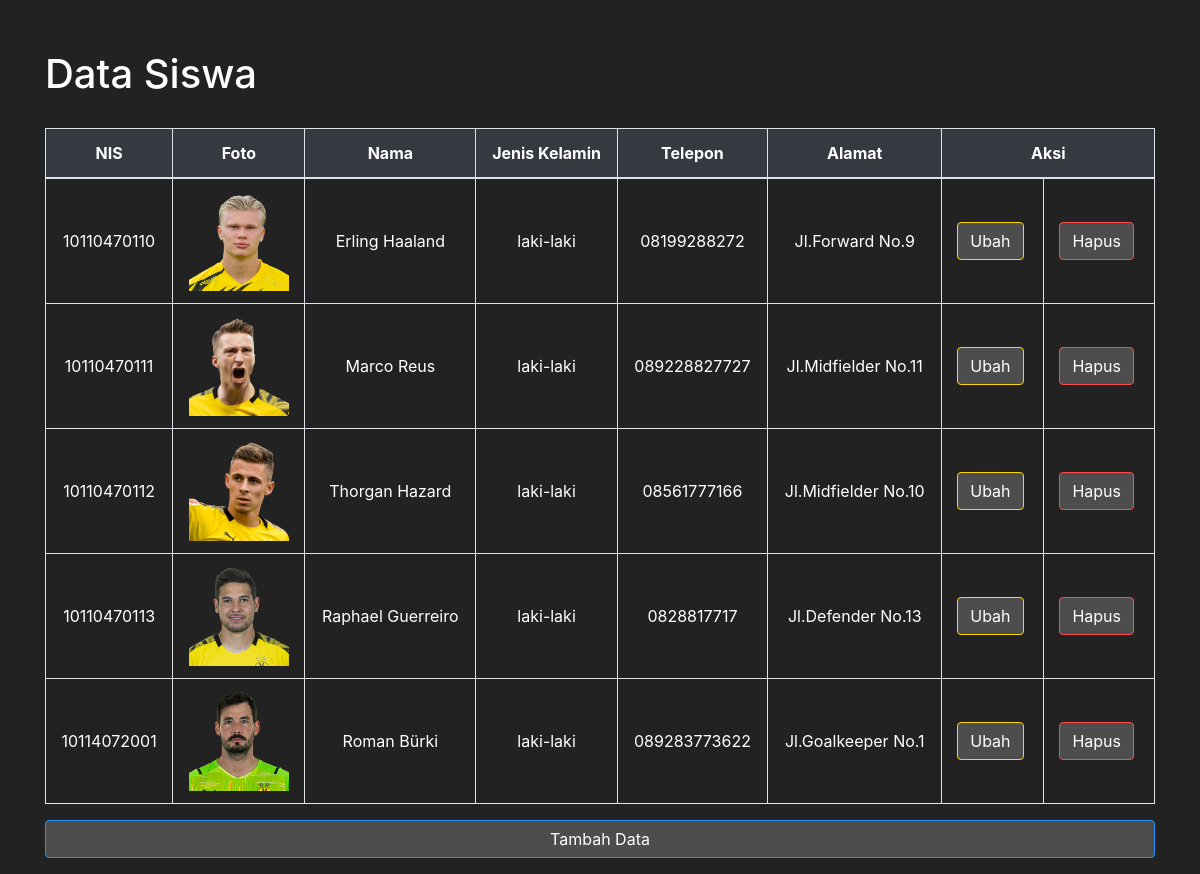
The page / on the database its author committed.
### tables this page shows
CREATE TABLE `siswa` (
  `id` int(11) NOT NULL,
  `nis` varchar(11) NOT NULL,
  `nama` varchar(50) NOT NULL,
  `jenis_kelamin` varchar(10) NOT NULL,
  `telp` varchar(15) NOT NULL,
  `alamat` text NOT NULL,
  `foto` varchar(200) NOT NULL
);

### index.php (the view, shortened to what this page needs)
<!DOCTYPE html>
<html>
<head>
	<link rel="stylesheet" href="https://maxcdn.bootstrapcdn.com/bootstrap/4.0.0/css/bootstrap.min.css">
</head>
<body>
	<div class="container">
		<h1>Data Siswa</h1>
		<table class="table table-bordered">
		<thead>
		<tr>
		<th>NIS</th>
		<th>Foto</th>
		<th>Nama</th>
		<th>Jenis Kelamin</th>
		<th>Telepon</>
		<th>Alamat</th>
		<th colspan="2">Aksi</th>
		</tr>
		</thead>
		<tbody>
		<?php
		include "koneksi.php";
		$sql = $pdo->prepare("SELECT * FROM siswa");
		$sql->execute();
		while($data = $sql->fetch()){
		echo "<tr>";
		echo "<td>".$data['nis']."</td>";
		echo "<td><img src='images/".$data['foto']."' width='100' height='100'></td>";
		echo "<td>".$data['nama']."</td>";
		echo "<td>".$data['jenis_kelamin']."</td>";
		echo "<td>".$data['telp']."</td>";
		echo "<td>".$data['alamat']."</td>";
		echo "<td><a href='form_ubah.php?id=".$data['id']."' class='btn btn-warning'>Ubah</a></td>";
		echo "<td><a href='proses_hapus.php?id=".$data['id']."' class='btn btn-danger'>Hapus</a></td>";
		echo "</tr>";
		}
		?>
		</tbody>
		</table>
		<a href="form_tambah.php" class="btn btn-primary mb-3">Tambah Data</a>
	</div>
</body>
</html>

### index.php (style rules this page uses)
body { background-color: #222; color: #fff }
.container { margin-top: 50px; }
h1 { margin-bottom: 30px; color: #fff; }
.table td, .table th { vertical-align: middle; text-align: center; color: #fff; }
.table th { background-color: #343a40; color: #fff; }
.btn { margin-right: 5px; }
.btn-warning { background-color: #4d4d4d; border-color: #ffd700; color: white; }
.btn-danger { background-color: #4d4d4d; border-color: #ff4d4d; color: white; }
.btn-primary { background-color: #4d4d4d; border-color: #1e90ff; color: white; display: block; width: 100%; text-align: center; }

### rows shown on the page
siswa: nis "10110470110", foto (picture), nama "Erling Haaland", jenis_kelamin "laki-laki", telp "08199288272", alamat "Jl.Forward No.9"
siswa: nis "10110470111", foto (picture), nama "Marco Reus", jenis_kelamin "laki-laki", telp "089228827727", alamat "Jl.Midfielder No.11"
siswa: nis "10110470112", foto (picture), nama "Thorgan Hazard", jenis_kelamin "laki-laki", telp "08561777166", alamat "Jl.Midfielder No.10"
siswa: nis "10110470113", foto (picture), nama "Raphael Guerreiro", jenis_kelamin "laki-laki", telp "0828817717", alamat "Jl.Defender No.13"
siswa: nis "10114072001", foto (picture), nama "Roman Bürki", jenis_kelamin "laki-laki", telp "089283773622", alamat "Jl.Goalkeeper No.1"
